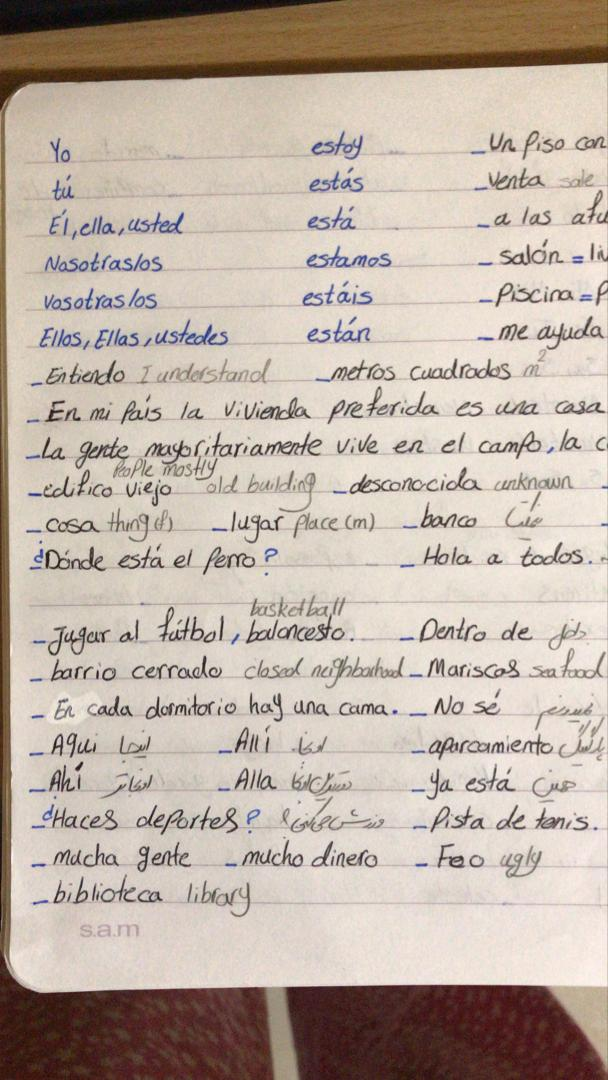
#> input picture ImageEnhancement/Images/1.jpeg, 608 x 1080 px, found by its file name; its folder holds only this picture in this run
$ python 1.py   (older library calls are emulated)
#> lines starting #> are read from the running program, lines starting #| are printed output that depends on the picture
import os
from skimage import exposure
from skimage import io
from skimage.restoration import denoise_nl_means, estimate_sigma
from skimage.filters import threshold_otsu
import numpy as np
import skimage.transform

file_names = [];
#load images
def load_images_from_folder(folder):
#> called with folder = './images'
    images = []
    for filename in os.listdir(folder):
        file_names.append(filename)
        img = io.imread(os.path.join(folder,filename))
#> img is the input picture: shape (1080, 608, 3); mean R, G, B 191.7, 177.8, 166.3
#> `images = load_images_from_folder("./images")`: images = 1 item
        if img is not None:
            images.append(img)
    return images

#Size
def resize(images,dir):
#> called with dir = './scaling-1/resized-'
    i = 0;
    resized_images = []
    for image in images:
        new_shape = (image.shape[0] // 3, image.shape[1] // 3, image.shape[2])
        new_image = skimage.transform.resize(image=image, output_shape=new_shape)
        resized_images.append(new_image)
        io.imsave(f'{dir}{file_names[i]}',new_image)
        i =  i + 1
#> this loop made 1 pass
#> new_shape on pass 1: (360, 202, 3)
#> pass 1, in resize, `new_image = skimage.transform.resize(image=image, output_shape=new_sha..`:
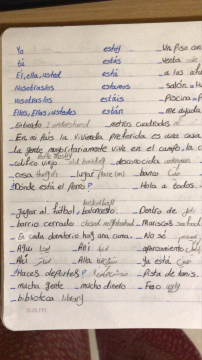
#> new_image: shape (360, 202, 3) float64; mean R, G, B 0.752, 0.697, 0.652
#> after the loop, i = 0; resized_images = 1 item
    return resized_images

#Contrast
def contrast_adjustment(images,dir):
    adjusted_images = []
    j = 0
    for image in images:
        logarithmic_corrected = exposure.adjust_log(image, 1)
        adjusted_images.append(logarithmic_corrected)
        io.imsave(f'{dir}{file_names[j]}',logarithmic_corrected)
        j = j + 1
    return adjusted_images

#Denoising
def denoising(images,dir):
    denoise_images = []
    patch_kw = dict(patch_size=5,
                patch_distance=6,
                multichannel=True)
    j = 0
    for image in images:
        sigma_est = np.mean(estimate_sigma(image, multichannel=True))
        denoise = denoise_nl_means(image, h=0.8 * sigma_est, fast_mode=True,**patch_kw)
        denoise_images.append(denoise)
        io.imsave(f'{dir}{file_names[j]}',denoise)
        j = j + 1
    return denoise_images

#Thresholding
def thresholding(images,dir):
    threshold_images = []
    j = 0
    for image in images:
        binary_global = image > threshold_otsu(image)
        threshold_images.append(binary_global)
        io.imsave(f'{dir}{file_names[j]}',binary_global)
        j = j + 1
    return threshold_images


images = load_images_from_folder("./images")

#First
#> (the run stopped early here; a loop or call above may not have finished)

$ run again, on ImageEnhancement/Images/4.jpeg
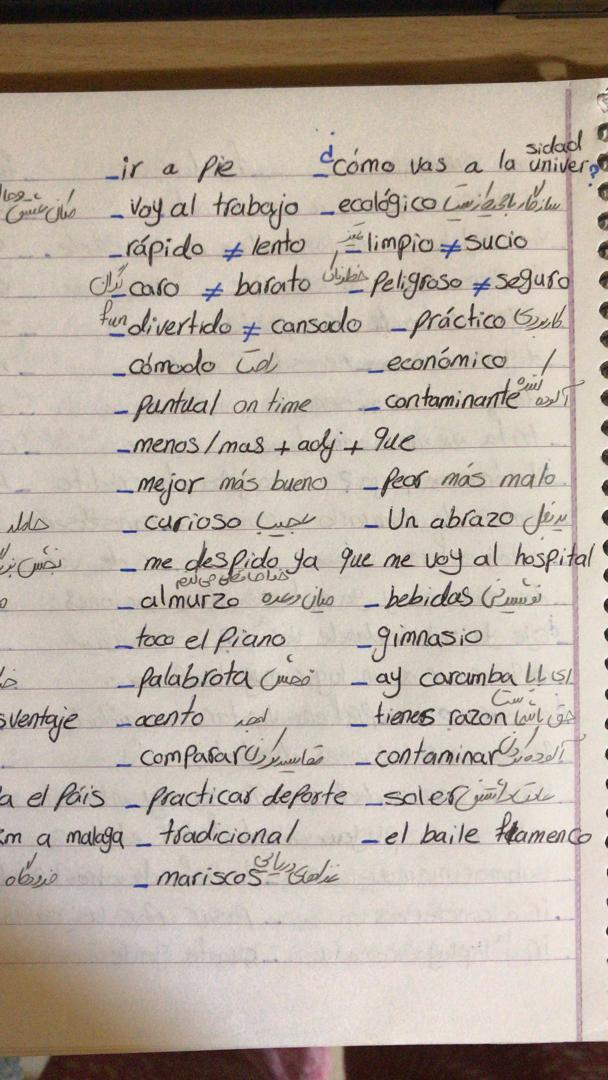
#> input picture ImageEnhancement/Images/4.jpeg, 608 x 1080 px, found by its file name
#> in load_images_from_folder, img is the input picture: shape (1080, 608, 3); mean R, G, B 185.7, 174, 162.4
#> images = 1 item
#> the loop in resize, `for image in images:` made 1 pass
#> new_shape on pass 1: (360, 202, 3)
#> pass 1, in resize, `new_image = skimage.transform.resize(image=image, output_shape=new_sha..`:
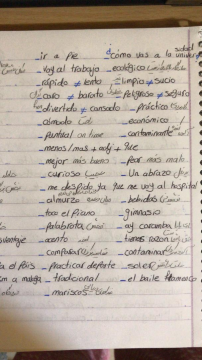
#> new_image: shape (360, 202, 3) float64; mean R, G, B 0.728, 0.682, 0.637
#> after the loop in resize, `for image in images:`: i = 0; resized_images = 1 item

$ run again, on ImageEnhancement/Images/5.jpeg
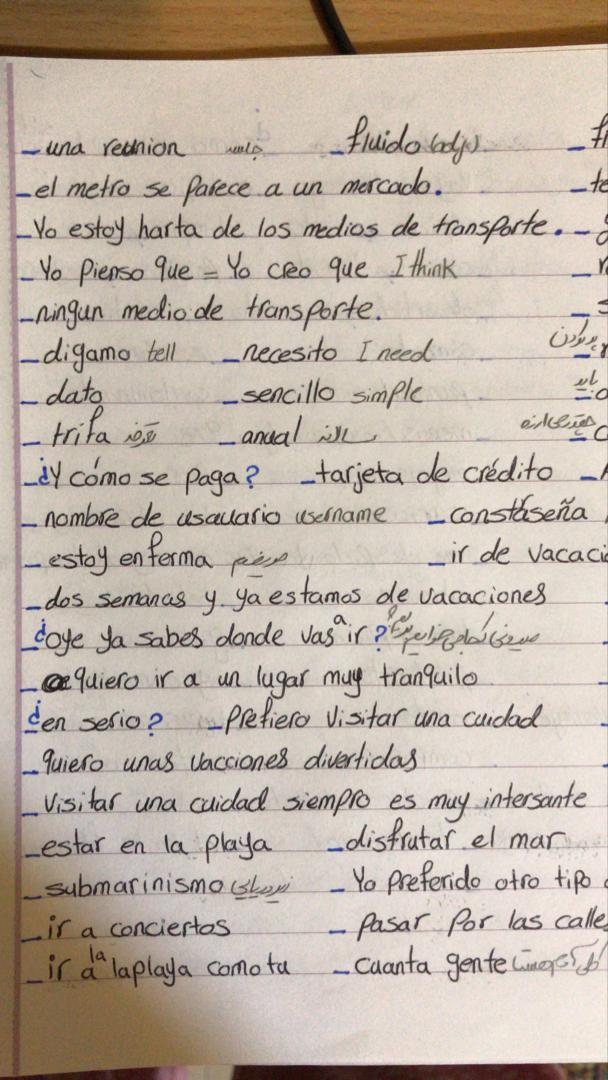
#> input picture ImageEnhancement/Images/5.jpeg, 608 x 1080 px, found by its file name
#> in load_images_from_folder, img is the input picture: shape (1080, 608, 3); mean R, G, B 191.5, 179.1, 166.9
#> images = 1 item
#> the loop in resize, `for image in images:` made 1 pass
#> new_shape on pass 1: (360, 202, 3)
#> pass 1, in resize, `new_image = skimage.transform.resize(image=image, output_shape=new_sha..`:
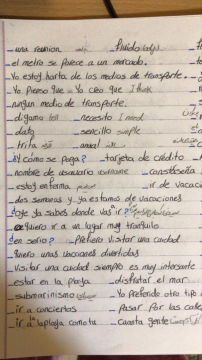
#> new_image: shape (360, 202, 3) float64; mean R, G, B 0.751, 0.702, 0.654
#> after the loop in resize, `for image in images:`: i = 0; resized_images = 1 item

$ run again, on ImageEnhancement/Images/6.jpeg
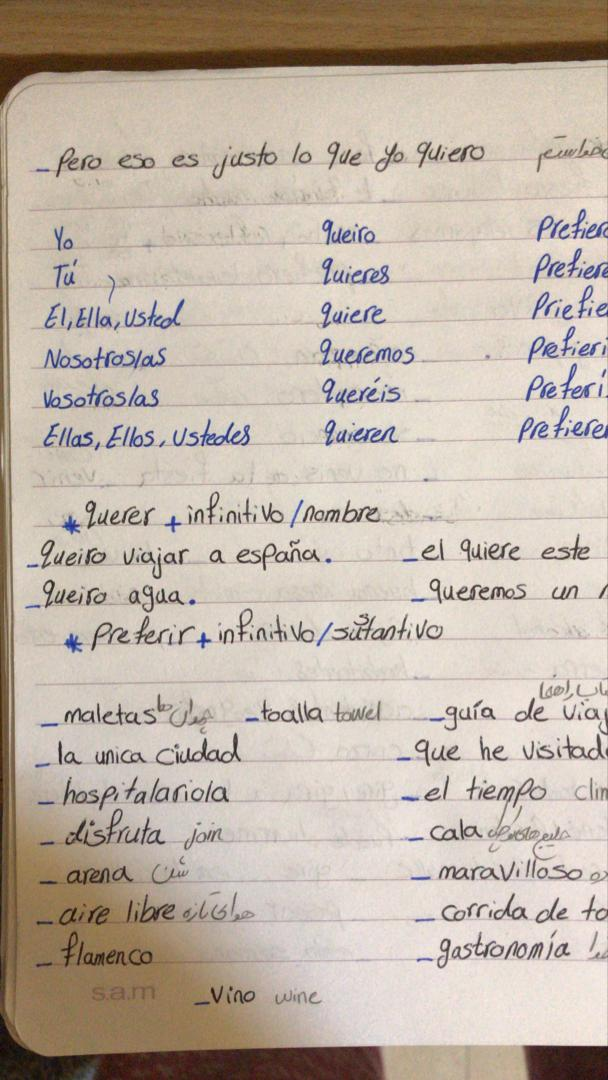
#> input picture ImageEnhancement/Images/6.jpeg, 608 x 1080 px, found by its file name
#> in load_images_from_folder, img is the input picture: shape (1080, 608, 3); mean R, G, B 193.3, 180.6, 168
#> images = 1 item
#> the loop in resize, `for image in images:` made 1 pass
#> new_shape on pass 1: (360, 202, 3)
#> pass 1, in resize, `new_image = skimage.transform.resize(image=image, output_shape=new_sha..`:
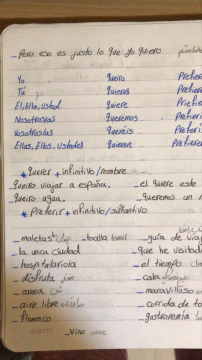
#> new_image: shape (360, 202, 3) float64; mean R, G, B 0.758, 0.708, 0.659
#> after the loop in resize, `for image in images:`: i = 0; resized_images = 1 item
